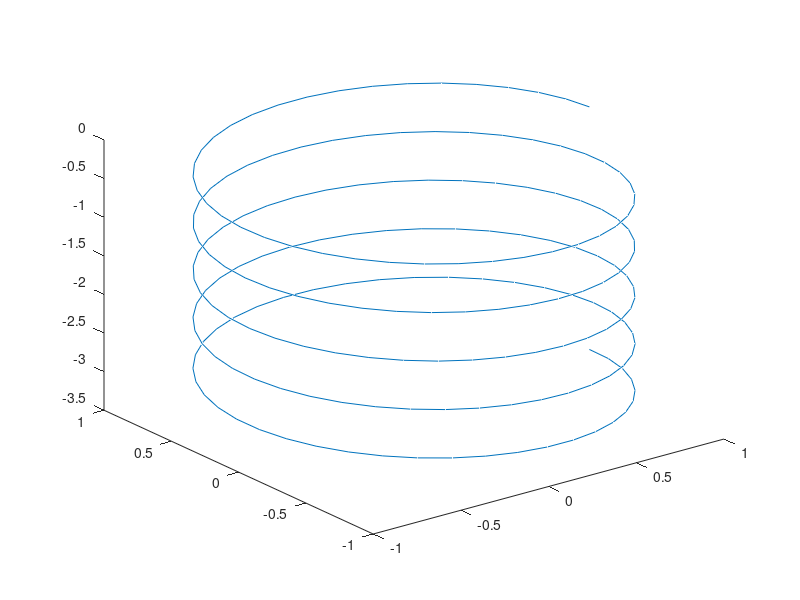

Source code (MATLAB):
% esercitazione 1 es. 7
close all

t = linspace(0,10*pi,200); 
a=1;
b=-.1;
x=a*cos(t);
y=a*sin(t);
z=b*t;
plot3(x,y,z)
